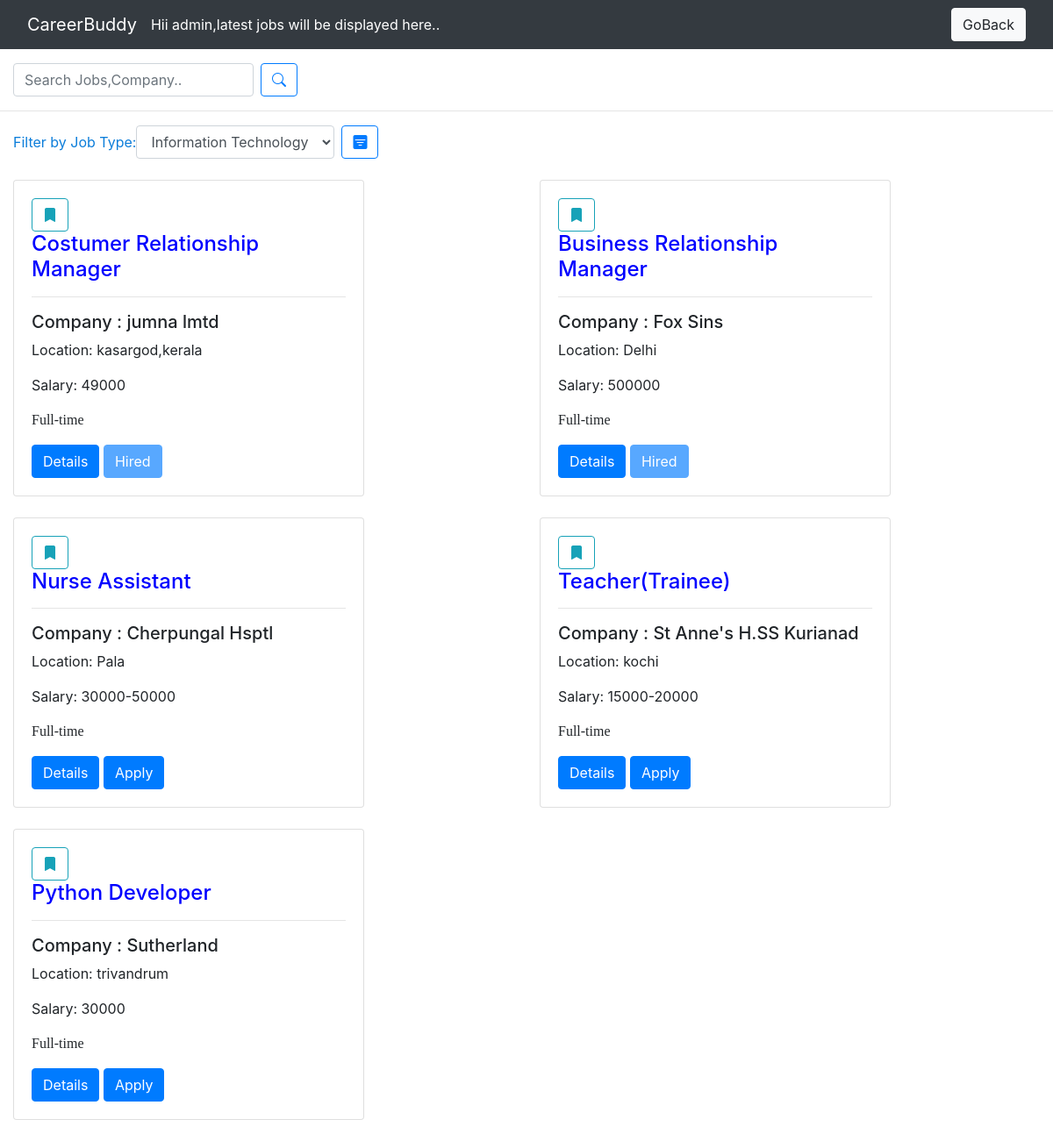
/findjob/ (signed in), run on the app's committed database.
### student/models.py (models this page shows, shortened)
class Jobs(models.Model):
    user = models.ForeignKey(User, on_delete=models.CASCADE, blank=True, null=True)
    job_type= models.CharField(max_length=200, choices=Type, default='IT field')
    role = models.CharField(max_length=150)
    company = models.CharField(max_length=150)
    location = models.CharField(max_length=150)
    salary = models.CharField(max_length=150)
    duration = models.CharField(max_length=150,choices=Duration)
    job_description=models.TextField()
    complete=models.BooleanField(default=False)
    call=models.IntegerField()
    Hired=models.BooleanField(default=False)
    created = models.DateTimeField(auto_now_add=True)
    class Meta:
        ordering = ["-created"]

### student/views.py (the view)
# urls.py: path("findjob/", Findjob.as_view(), name='findjob'),
class Findjob(ListView):
    model = Jobs
    fields=['role','company','location','salary','duration']
    context_object_name = 'findjob'
    template_name = 'findjob.html'

### templates/findjob.html (shortened to what this page needs)
{% load static %}
<!DOCTYPE html>
<html lang="en">
<head>
     <link rel="stylesheet" type="text/css" href="{% static 'css/findjob.css' %}"/>
    <link rel="stylesheet" href="https://cdn.jsdelivr.net/npm/bootstrap@4.0.0/dist/css/bootstrap.min.css">
<link rel="stylesheet" href="https://cdn.jsdelivr.net/npm/bootstrap-icons@1.10.3/font/bootstrap-icons.css">
    <link href=
"http://ajax.googleapis.com/ajax/libs/jqueryui/1.8.16/themes/ui-lightness/jquery-ui.css"
        rel="stylesheet" type="text/css" />
</head>
<body>
{% if request.user.is_authenticated %}
      <nav class="nn">
<nav class="navbar navbar-dark bg-dark">
  <div class="container-fluid">
    <div class="d-flex align-items-center">
      <a class="navbar-brand" href="/">CareerBuddy</a>
         <ul class="nav navbar-nav">
        <li style="color:white;" class="active">Hii {{ user }},latest jobs will be displayed here..</li></ul>
    </div><a href="/homepage"><button class="btn btn-light">GoBack</button></a>
  </div>
</nav></nav>
<br>
      <br><br>
     <div class="container-fluid">
 <form class="form-inline" action="{% url 'search' %}" method="get">
    <input type="search" id="tags"  name="q" class="form-control mr-sm-2" placeholder="Search Jobs,Company.." aria-label="Search" >
<button title="Search" class="btn btn-outline-primary" type="submit"><i class="bi bi-search"></i></button>
  </form></div>
<hr>
<div>
<div class="container-fluid">
<form action="{% url 'filter' %}" method="get" class="form-inline">
  <label style="color:#0b7dda;" for="cars">Filter by Job Type:</label>
  <select name="f" id="cars"  class="form-control mr-sm-2" >
    <option   style="color:#0b7dda" value="Information Technology">Information Technology</option>
  </select>
  <button title="Filter" class="btn btn-outline-primary"><i class="bi bi-filter-square-fill"></i></button>
</form>
</div>
<br>
  <div class="container-fluid">
<div class="row">
    {% for every in findjob %}
 <div class="col">
     <div  id="job-margin" class="card" style="width:25rem;">
<div class="card-body">
    <form method="post" action="{% url 'add_to_save' every.id %}">
        <button title="Save"  class="btn btn-outline-info" type="submit"><i class="bi bi-bookmark-fill"></i></button>
    </form>
    <h4 style="color:blue;" class="card-title">{{ every.role }}</h4><hr>
    <h5 class="card-text">Company : {{  every.company }}</h5>
    <p>Location: {{ every.location }}</p>
    <p>Salary: {{ every.salary }}</p>
     <p style="font-family:Calibri Light">{{ every.duration }}</p>
    <a href="{% url 'jobdetail' every.id %}" ><button class="btn btn-primary">Details</button></a>
    {% if every.Hired == True %}
    <a href="#" ><button class="btn btn-primary" disabled>Hired</button></a>
        {% else %}
    <a href="{% url 'add_review' every.id %}" ><button class="btn btn-primary">Apply</button></a>
    {% endif %}
</div>
        </div><br>
    </div>
{% endfor %}
{% endif %}
</body>
</html>

### templates/findjob.html (style rules this page uses)
.nn { position: fixed; top: -2; left: 0; width: 100%; z-index: 999; }

### data on the page
Jobs: role "Costumer Relationship Manager", company "jumna lmtd", location "kasargod,kerala", salary "49000", duration "Full-time", Hired "Hired"
Jobs: role "Business Relationship Manager", company "Fox Sins", location "Delhi", salary "500000", duration "Full-time", Hired "Hired"
Jobs: role "Nurse Assistant", company "Cherpungal Hsptl", location "Pala", salary "30000-50000", duration "Full-time", Hired "Apply"
Jobs: role "Teacher(Trainee)", company "St Anne's H.SS Kurianad", location "kochi", salary "15000-20000", duration "Full-time", Hired "Apply"
Jobs: role "Python Developer", company "Sutherland", location "trivandrum", salary "30000", duration "Full-time", Hired "Apply"

### other printed values
{{ user }} "admin"
